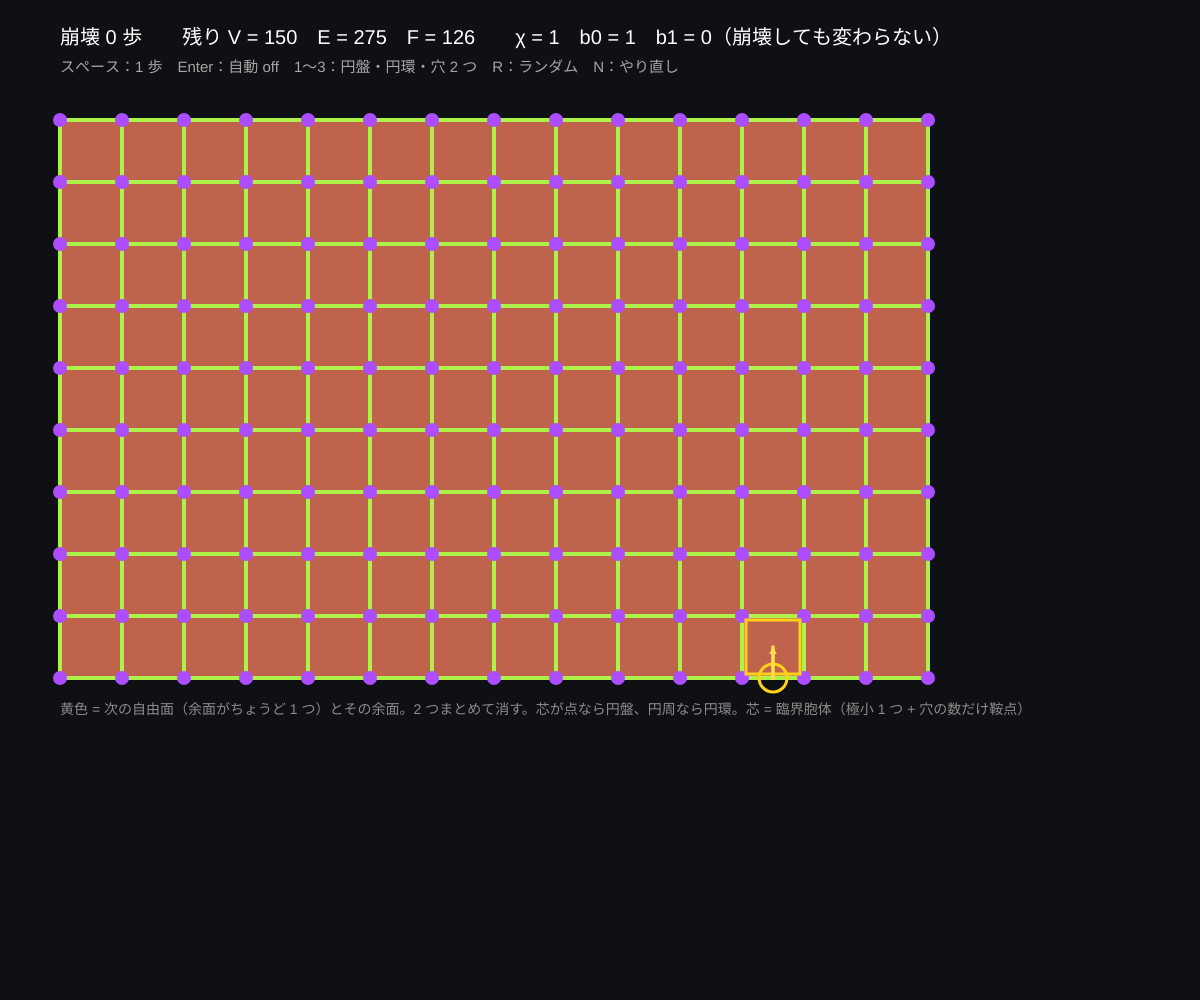
Frame 1 (no input)
Frame 60 (no input): identical to frame 1, image omitted
Frame 120 (the mouse pressed at the canvas centre since frame 60): identical to frame 1, image omitted

The p5.js sketch that drew this single still picture (run headless with seeded random() and noise() and a simulated clock; from frame 60 on, the mouse is pressed at the canvas centre):

// p5.js sketch
// ── sketch.js
// ============================================
// 05 単体的崩壊（collapse）─ 自由面をつぶしていく
// 自由面（free face）= ちょうど 1 つの余面にしか含まれていない胞体。その胞体と余面を一緒に消しても「形」は変わらない
//   面 → 辺、辺 → 頂点と順につぶして、つぶせなくなった残りが「芯（core）」。円盤は点に、円環は円周に
//   崩壊の 1 歩 = 勾配場の矢印 1 本。崩壊を記録すると勾配場ができる（残った芯 = 臨界胞体）
// スペース = 1 歩 / Enter = 自動 / 1〜3 = 円盤・円環・穴 2 つ / R = ランダムな形 / N = やり直し
// ============================================

let nx = 14, ny = 9, cs = 62;     // ★ 格子の大きさ
let cx, pos, alive = [], pair = [], steps = 0;
let ox = 60, oy = 120, shapeNo = 1, auto = false;
let candidate = null, msg = '';

function setup() {
  createCanvas(windowWidth, windowHeight);
  colorMode(HSB, 360, 100, 100, 100);
  buildComplex();
}

function buildComplex(randomMask) {
  let holes = shapeNo === 1 ? [] : shapeNo === 2 ? [[5, 3, 4, 3]] : [[3, 3, 3, 3], [8, 3, 3, 3]];
  let rnd = randomMask ? Array.from({ length: nx * ny }, () => random() < 0.78) : null;
  let mask = (i, j) => rnd ? rnd[i + j * nx] : !holes.some(([x, y, w, h]) => i >= x && i < x + w && j >= y && j < y + h);
  cx = makeGridComplex(nx, ny, 'none', mask);
  pos = gridPositions(cx, ox, oy, cs);
  reset();
}
function reset() { alive = new Array(cx.cells.length).fill(true); pair = new Array(cx.cells.length).fill(-1); steps = 0; candidate = null; auto = false; msg = ''; }

// ★ 自由面を探す：生きている余面がちょうど 1 つの胞体。まず辺（面をつぶす）、なければ頂点（辺をつぶす）
function findFree() {
  let cells = cx.cells;
  for (let d of [1, 0]) {
    let list = [];
    for (let c = 0; c < cells.length; c++) if (alive[c] && cells[c].dim === d) { let up = cells[c].cofaces.filter((t) => alive[t]); if (up.length === 1) list.push([c, up[0]]); }
    if (list.length) return list[Math.floor(random(list.length))];
  }
  return null;
}
function collapseStep() {
  let fr = candidate || findFree();
  if (!fr) { auto = false; msg = '自由面がもうない → 芯（core）'; candidate = null; return; }
  alive[fr[0]] = false; alive[fr[1]] = false;
  pair[fr[0]] = fr[1]; pair[fr[1]] = fr[0];                  // 崩壊の記録 = 勾配の矢印
  steps++; candidate = null;
}

// 生き残った複体の V, E, F とベッチ数（Union-Find、平面なので b2 = 0）
function bettiAlive() {
  let cells = cx.cells, parent = cells.map((c, i) => i);
  let find = (a) => { while (parent[a] !== a) { parent[a] = parent[parent[a]]; a = parent[a]; } return a; };
  let V = 0, E = 0, F = 0;
  for (let c = 0; c < cells.length; c++) {
    if (!alive[c]) continue;
    if (cells[c].dim === 0) V++;
    else if (cells[c].dim === 1) { E++; let a = find(cells[c].verts[0]), b = find(cells[c].verts[1]); if (a !== b) parent[a] = b; }
    else F++;
  }
  let b0 = 0; for (let c = 0; c < cells.length; c++) if (alive[c] && cells[c].dim === 0 && find(c) === c) b0++;
  return { V, E, F, b0, b1: b0 - (V - E + F) };
}

function draw() {
  background(225, 30, 8);
  if (auto && frameCount % 3 === 0) collapseStep();
  if (!candidate && !auto) candidate = findFree();
  let cells = cx.cells;
  // 消えた胞体はうすく、生きている胞体ははっきり
  noStroke();
  for (let i = 0; i < nx; i++) for (let j = 0; j < ny; j++) { let f = cx.fid[i][j]; if (f < 0) continue; fill(alive[f] ? 12 : 225, alive[f] ? 60 : 15, alive[f] ? 75 : 14); rect(ox + i * cs + 1, oy + j * cs + 1, cs - 2, cs - 2); }
  for (let c = 0; c < cells.length; c++) if (cells[c].dim === 1) {
    let a = pos[cells[c].verts[0]], b = pos[cells[c].verts[1]];
    if (alive[c]) { stroke(85, 70, 95); strokeWeight(4); } else { stroke(0, 0, 22); strokeWeight(1); }
    line(a.x, a.y, b.x, b.y);
  }
  noStroke();
  for (let c = 0; c < cells.length; c++) if (cells[c].dim === 0) { fill(alive[c] ? 272 : 0, alive[c] ? 70 : 0, alive[c] ? 100 : 28); circle(pos[c].x, pos[c].y, alive[c] ? 14 : 5); }
  // 次につぶす自由面（黄色）
  if (candidate) {
    let [a, b] = candidate;
    stroke(48, 90, 100); strokeWeight(3); noFill();
    circle(pos[a].x, pos[a].y, cs * 0.45);
    if (cells[b].dim === 2) rect(pos[b].x - cs / 2 + 4, pos[b].y - cs / 2 + 4, cs - 8, cs - 8); else line(pos[cells[b].verts[0]].x, pos[cells[b].verts[0]].y, pos[cells[b].verts[1]].x, pos[cells[b].verts[1]].y);
    drawArrow(pos[a].x, pos[a].y, pos[b].x, pos[b].y, cs);
  }
  let b = bettiAlive();
  fill(0, 0, 100); noStroke(); textSize(20); textAlign(LEFT, BASELINE);
  text('崩壊 ' + steps + ' 歩　　残り V = ' + b.V + '　E = ' + b.E + '　F = ' + b.F + '　　χ = ' + (b.V - b.E + b.F) + '　b0 = ' + b.b0 + '　b1 = ' + b.b1 + '（崩壊しても変わらない）', ox, 44);
  fill(0, 0, 65); textSize(15);
  text('スペース：1 歩　Enter：自動 ' + (auto ? 'ON' : 'off') + '　1〜3：円盤・円環・穴 2 つ　R：ランダム　N：やり直し　　' + msg, ox, 72);
  fill(0, 0, 55); textSize(14);
  text('黄色 = 次の自由面（余面がちょうど 1 つ）とその余面。2 つまとめて消す。芯が点なら円盤、円周なら円環。芯 = 臨界胞体（極小 1 つ + 穴の数だけ鞍点）', ox, oy + ny * cs + 36);
}

function keyPressed() {
  if (key === ' ') collapseStep();
  if (key === ENTER) auto = !auto;
  if (key === 'n' || key === 'N') reset();
  if (key === 'r' || key === 'R') buildComplex(true);
  if (key === '1' || key === '2' || key === '3') { shapeNo = Number(key); buildComplex(); }
}

// ---------- やってみよう ----------
// 1. 円盤（1）を最後までつぶすと点が 1 つ残る。頂点 1 つ = 極小 1 つ、m = (1, 0, 0)
// 2. 円環（2）の芯は円周。頂点と辺が同じ数だけ残る。辺のうち「臨界」と呼べるのは何本？（ヒント：頂点 → 辺の矢印をさらに置くと）
// 3. R のランダムな形で、芯がどんな形になるか予想してから自動で走らせよう
// 4. findFree で「頂点から先に」つぶすと途中で止まることがある。順番を入れかえて試そう


// ==================================================
// ここから下は「離散モース理論の道具」
//   格子の胞体複体をつくる
// ==================================================

// 格子（nx × ny マス）の胞体複体。ident は辺の同一視：'none' | 'torus' | 'sphere' | 'klein'
//   mask(i, j) が false のマス（面）は入れない（穴のある複体をつくる）
//   返り値 cx：cells = [{ dim, verts, faces, cofaces }]（頂点 → 辺 → 面の順に番号）
//             vid[i][j]・eh[i][j]（横の辺）・ev[i][j]（縦の辺）・fid[i][j] = 格子の位置 → 胞体番号（なければ -1）


// ==================================================
// ここから下は「離散モース理論の道具」
//   格子の胞体複体をつくる・高さ関数から勾配場をつくる・V-パスをたどる・ベッチ数を数える・描く
// ==================================================

// 格子（nx × ny マス）の胞体複体。ident は辺の同一視：'none' | 'torus' | 'sphere' | 'klein'
//   mask(i, j) が false のマス（面）は入れない（穴のある複体をつくる）
//   返り値 cx：cells = [{ dim, verts, faces, cofaces }]（頂点 → 辺 → 面の順に番号）
//             vid[i][j]・eh[i][j]（横の辺）・ev[i][j]（縦の辺）・fid[i][j] = 格子の位置 → 胞体番号（なければ -1）
function makeGridComplex(nx, ny, ident, mask) {
  ident = ident || 'none';
  let canon = (i, j) => {
    if (ident === 'torus') { i = i % nx; j = j % ny; }
    else if (ident === 'klein') { if (i === nx) { i = 0; j = ny - j; } if (j === ny) j = 0; }
    else if (ident === 'sphere') { if (j === 0) { j = i; i = 0; } else if (i === nx) { i = j; j = ny; } }
    return i + ',' + j;
  };
  let cells = [], keyId = {};
  let getCell = (k, dim, verts) => { if (keyId[k] === undefined) { keyId[k] = cells.length; cells.push({ dim, verts, faces: [], cofaces: [] }); } return keyId[k]; };
  let vid = [], eh = [], ev = [], fid = [];
  for (let i = 0; i <= nx; i++) { vid[i] = []; eh[i] = []; ev[i] = []; fid[i] = []; for (let j = 0; j <= ny; j++) { vid[i][j] = -1; eh[i][j] = -1; ev[i][j] = -1; fid[i][j] = -1; } }
  let keep = (i, j) => i >= 0 && j >= 0 && i < nx && j < ny && (!mask || mask(i, j));
  for (let i = 0; i <= nx; i++) for (let j = 0; j <= ny; j++)
    if (keep(i, j) || keep(i - 1, j) || keep(i, j - 1) || keep(i - 1, j - 1)) { let v = getCell('v' + canon(i, j), 0, []); cells[v].verts = [v]; vid[i][j] = v; }
  // 辺は「格子のどの位置の辺か」で同一視する（同じ 2 頂点をもつ別の辺もあるので頂点の組では区別しない）
  let canonE = (i, j, dir) => {
    if (ident === 'torus') { i = i % nx; j = j % ny; }
    else if (ident === 'klein') { if (dir === 'h' && j === ny) j = 0; if (dir === 'v' && i === nx) { i = 0; j = ny - j - 1; } }
    else if (ident === 'sphere') { if (dir === 'h' && j === 0) { dir = 'v'; j = i; i = 0; } else if (dir === 'v' && i === nx) { dir = 'h'; i = j; j = ny; } }
    return 'e' + dir + i + ',' + j;
  };
  let addEdge = (k, a, b) => (a < 0 || b < 0 || a === b) ? -1 : getCell(k, 1, [Math.min(a, b), Math.max(a, b)]);
  for (let i = 0; i <= nx; i++) for (let j = 0; j <= ny; j++) {
    if (i < nx && (keep(i, j) || keep(i, j - 1))) eh[i][j] = addEdge(canonE(i, j, 'h'), vid[i][j], vid[i + 1][j]);
    if (j < ny && (keep(i, j) || keep(i - 1, j))) ev[i][j] = addEdge(canonE(i, j, 'v'), vid[i][j], vid[i][j + 1]);
  }
  for (let i = 0; i < nx; i++) for (let j = 0; j < ny; j++) {
    if (!keep(i, j)) continue;
    let vs = [...new Set([vid[i][j], vid[i + 1][j], vid[i][j + 1], vid[i + 1][j + 1]])].sort((a, b) => a - b);
    let f = getCell('f' + i + ',' + j, 2, vs);
    fid[i][j] = f;
    for (let e of [eh[i][j], eh[i][j + 1], ev[i][j], ev[i + 1][j]]) if (e >= 0) { cells[e].ncof = (cells[e].ncof || 0) + 1; if (!cells[f].faces.includes(e)) cells[f].faces.push(e); }
  }
  for (let c = 0; c < cells.length; c++) {
    if (cells[c].dim === 1) cells[c].faces = cells[c].verts.slice();
    for (let f of cells[c].faces) if (!cells[f].cofaces.includes(c)) cells[f].cofaces.push(c);
  }
  return { cells, nx, ny, vid, eh, ev, fid, ident };
}

// 各胞体の描く位置 pos[胞体] = { x, y }（頂点 = 格子点、辺 = 中点、面 = 中心。同一視された胞体は最初の位置）
function gridPositions(cx, ox, oy, cs) {
  let pos = new Array(cx.cells.length).fill(null);
  let put = (c, x, y) => { if (c >= 0 && !pos[c]) pos[c] = { x, y }; };
  for (let i = 0; i <= cx.nx; i++) for (let j = 0; j <= cx.ny; j++) {
    put(cx.vid[i][j], ox + i * cs, oy + j * cs);
    put(cx.eh[i][j], ox + (i + 0.5) * cs, oy + j * cs);
    put(cx.ev[i][j], ox + i * cs, oy + (j + 0.5) * cs);
    put(cx.fid[i][j], ox + (i + 0.5) * cs, oy + (j + 0.5) * cs);
  }
  return pos;
}

function drawArrow(x1, y1, x2, y2, cs, g) {
  g = g || window;
  let a = Math.atan2(y2 - y1, x2 - x1), hd = Math.min(8, cs * 0.22);
  g.stroke(48, 70, 100); g.strokeWeight(Math.max(1.5, cs * 0.06));
  g.line(x1, y1, x2, y2);
  g.noStroke(); g.fill(48, 70, 100);
  g.triangle(x2, y2, x2 - hd * Math.cos(a - 0.5), y2 - hd * Math.sin(a - 0.5), x2 - hd * Math.cos(a + 0.5), y2 - hd * Math.sin(a + 0.5));
}
